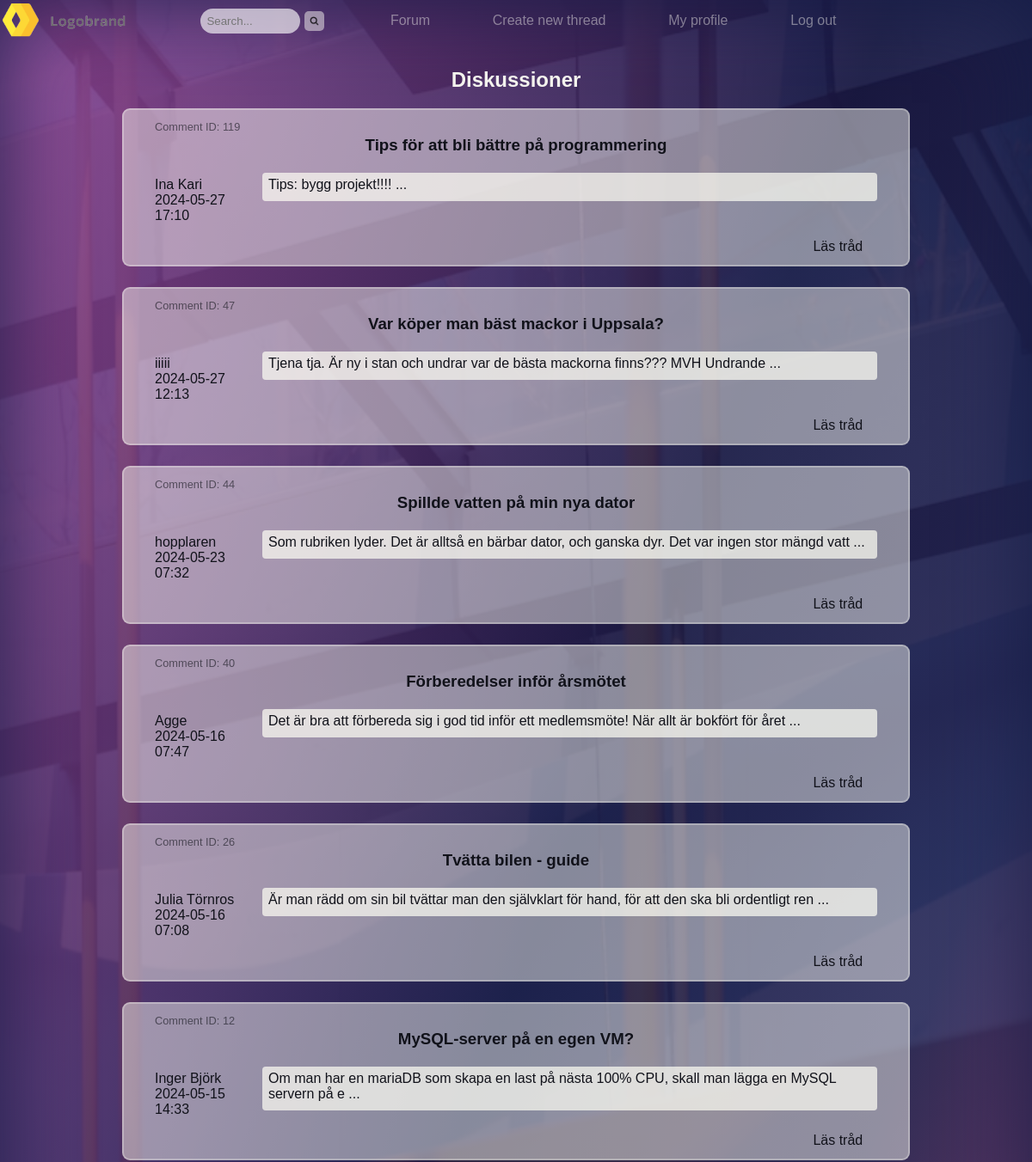
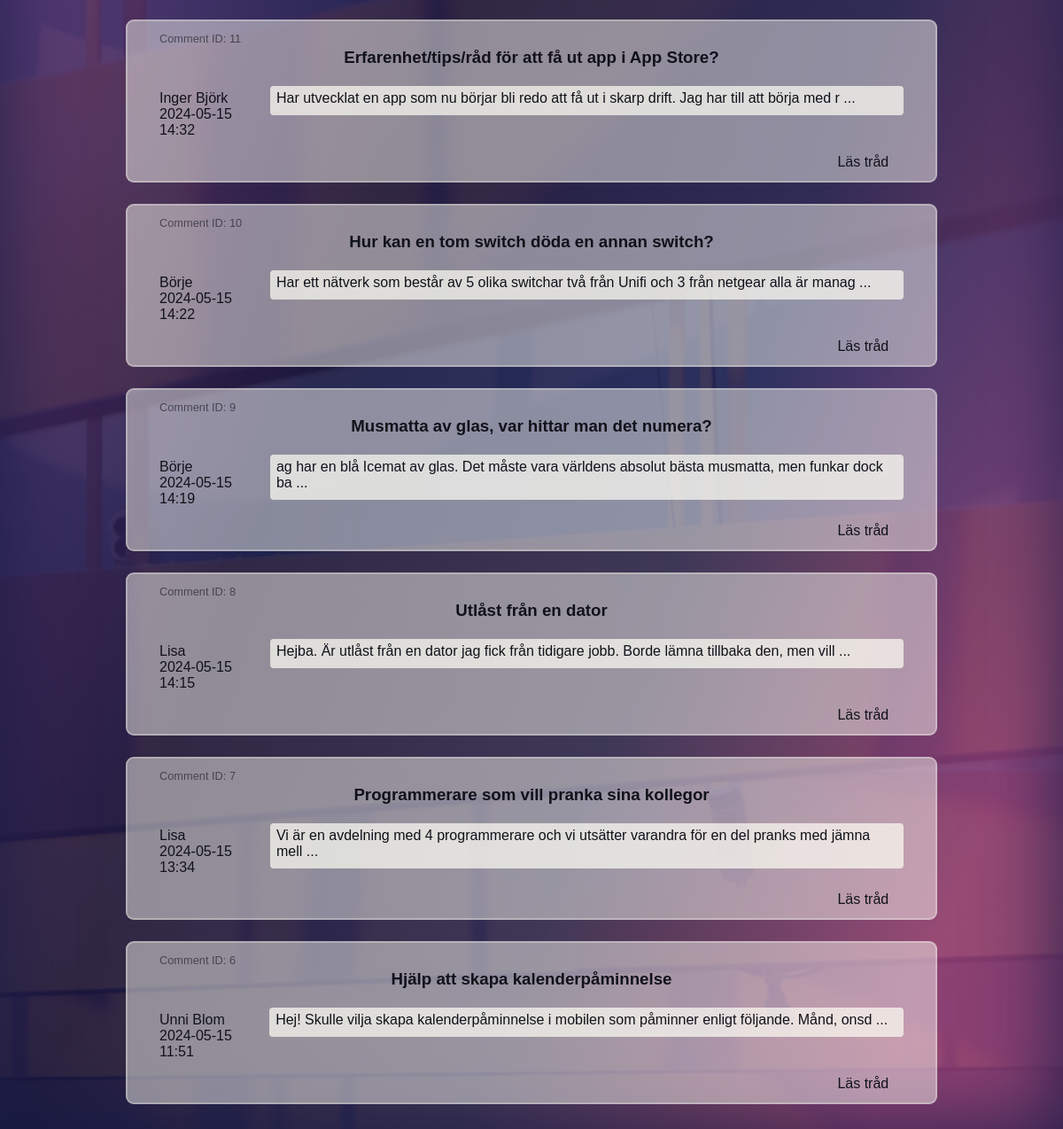
The page /forum/threads.php (signed in) on the database its author committed (2 pictures, top to bottom).
### tables this page shows
CREATE TABLE "comment" (
	"comment_id"	INTEGER,
	"user_id"	INTEGER NOT NULL,
	"is_thread_starter"	BOOL DEFAULT 0,
	"title"	TEXT,
	"comment"	TEXT NOT NULL,
	"time_stamp"	TEXT NOT NULL,
	"parent_comment_id"	INTEGER,
	"thread_comment_id"	INTEGER,
	FOREIGN KEY("parent_comment_id") REFERENCES "comment"("comment_id"),
	FOREIGN KEY("user_id") REFERENCES "user"("id"),
	PRIMARY KEY("comment_id" AUTOINCREMENT)
);

CREATE TABLE "user" (
	"email"	TEXT UNIQUE,
	"username"	TEXT,
	"pw"	TEXT,
	"id"	INTEGER,
	PRIMARY KEY("id" AUTOINCREMENT)
);

### forum/threads.php (the view, shortened to what this page needs)
<!DOCTYPE html>
<html lang="en">
<head>
      <link rel="stylesheet" href="../styles/style.css">
</head>
<body>
      <div class="grid-container">
            <?php
            include "../view/header.php";
            ?>
            <div class="main">
                  <div class="centered-content">
                        <h2>Diskussioner</h2>
                  </div>
                  <?php
                  if (isset($_SESSION["status"]) && $_SESSION["status"] == "active") {
                        $db = new SQLite3("../db/database.db");
                        $result = $db->query('SELECT * FROM comment JOIN user ON user.id = comment.user_id ORDER BY time_stamp DESC');
                        while ($row = $result->fetchArray()) {
                              if ($row['is_thread_starter'] == 1) {
                                    $id = $row['comment_id'];
                                    echo '<div class="thread">
                                                <a href="showthread.php?thread_comment_id=' . $id . '" class="thread-link">'
                                                .'<div class="comment-id">Comment ID: ' . $row['comment_id'] . '</div>'
                                          . '<div class="threadtitle"><h3>' . $row['title'] . '</h3></div>'
                                          . '<div class="authorandcomment">'
                                          . '<div class="author"><p>' . $row['username'] . "<br>" . $row['time_stamp'] . "</p></div>"
                                          . '<div class="comment">' . substr($row['comment'], 0, 100)
                                          . ' ... </div>'
                                          . '</div>
                                                      <div class="right-content"><p>Läs tråd</p></div>'
                                          . '</a>
                                          </div>';
                              }
                        }
                  } else {
                        header('Location: ' . '../index.php');
                  }
                  ?>
            </div>
      </div>
</body>
</html>

### view/header.php (shortened to what this page needs)
<?php
if (isset($_SESSION["status"]) && $_SESSION["status"] == "active") {
      echo '<div class="header">
      <a href="../index.php">
            <img src="../assets/placeholder-logo-7.png" alt="logo-image" id="logo">
      </a>
      <div id="menu">
            <form action="../forum/search-forum.php" method="get">
                  <input type="text" id="search-field" placeholder="Search..." name="search-input">
                  <input type="image" src="../assets/search-icon.png" alt="Search" id="search-icon">
            </form>';
            if ($_SERVER['REQUEST_URI'] == "/INDIVIDUELL%20UPPGIFT/forum/threads.php") {
                  echo '<p>Forum</p>
                  <a href="createthread.php">Create new thread</a>
                  <a href="../personalpage/myprofile.php">My profile</a>
                  <a href="../logoutscreen.php">Log out</a></div>
            </div>
            <div id="hamburger-menu" onclick="toggleMenu()">
                  <img src="../assets/hb-menu-icon.png">
                  <div class="menu-option"><p>Forum</p></div>
                  <div class="menu-option"><a href="createthread.php">Create new thread</a></div>
                  <div class="menu-option"><a href="../personalpage/myprofile.php">My profile</a></div>
                  <div class="menu-option"><a href="../logoutscreen.php">Log out</a></div></div>
            </div></div>';
            }
            else {
                  echo '<a href="../forum/threads.php">Forum</a>
                        <a href="../forum/createthread.php">Create new thread</a>
                        <a href="../personalpage/myprofile.php">My profile</a>
                        <a href="../logoutscreen.php">Log out</a></div>
                        <div id="hamburger-menu" onclick="toggleMenu()">
                              <img src="../assets/hb-menu-icon.png">
                              <div class="menu-option"><a href="../forum/threads.php">Forum</a></div>
                              <div class="menu-option"><a href="../forum/createthread.php">Create new thread</a></div>
                              <div class="menu-option"><a href="../personalpage/myprofile.php">My profile</a></div>
                              <div class="menu-option"><a href="../logoutscreen.php">Log out</a></div>
                        </div></div>';
            }
      }
?>

### styles/style.css (style rules this page uses)
body { background: linear-gradient(291deg, rgba(140, 62, 120, 0.9) 10%, rgba(41, 40, 87, 0.9) 31%, rgba(25, 23, 66, 0.9) 53%, rgba(143, 67, 145, 0.9) 98%), url("../assets/lines-bg.avif"); background-size: cover; background-position: center; background-repeat: no-repeat; min-height: 100vh; font-family: Verdana, Geneva, Tahoma, sans-serif; color: #F4F3EE; margin: 0; box-shadow: 0 0 100px rgba(19, 27, 68, 0.9) inset; }
h4, h3, h2 { text-align: center; }
a { color: rgba(255, 164, 29, 0.822); }
.grid-container { display: grid; grid-template-areas: 'header header header' 'main main main' 'footer footer footer'; gap: 10px; top: 0; left: 0; width: 100%; height: 100%; }
.main { grid-area: main; }
.centered-content { text-align: center; }
.thread { width: 70%; margin: auto; border: 2px solid rgba(255, 255, 246, 0.295); border-radius: 9px; padding: 1% 3%; background-color: rgba(255, 255, 246, 0.47); color: rgb(17, 18, 26); margin-bottom: 2%; }
.thread-link { text-decoration: none; color: rgb(17, 18, 26); }
.threadtitle>h3 { margin: 3px 0px 10px 0px }
.authorandcomment { display: flex; align-items: baseline; justify-content: flex-start; }
.author { margin-right: 20px; }
.comment { background-color: rgba(255, 255, 246, 0.7); width: 100%; padding: 5px 10px 10px 7px; border-radius: 4px; text-align: left; }
.comment-id { color: rgba(17, 18, 26, 0.589); font-size: 0.8em; }

### styles/header.css (style rules this page uses)
#logo { width: 150px; }
.header { grid-area: header; color: #F4F3EE; display: flex; justify-content: space-between; align-items: baseline; margin-right: 12%; }
.header>#menu { color: #F4F3EE; display: flex; justify-content: space-between; align-items: center; margin: auto; width: 70%; }
#menu>form { width: 20%; display: flex; align-items: center; justify-content: left; }
#search-field { width: 78%; }
#search-icon { width: 23px; padding: 6px; border-radius: 5px; margin-left: 5px; cursor: pointer; background-color: rgba(255, 255, 246, 0.47); }
.header>#menu>a { color: #f4f3ee75; text-decoration: none; }

### styles/forms.css (style rules this page uses)
form { opacity: 1; display: flex; justify-content: space-evenly; }
input { width: 100%; padding: 7px 7px; margin: 4px 0; border: none; background-color: rgb(254 254 254 / 64%); color: rgb(49 33 59); border-radius: 15px; box-sizing: border-box; }

### styles/buttons.css (style rules this page uses)
input, button { border: none; border-radius: 15px; }

### rows shown on the page
comment: comment_id "119", title "Tips för att bli bättre på programmering", user.username "Ina Kari", time_stamp "2024-05-27 17:10", comment "Tips: bygg projekt!!!!"
comment: comment_id "47", title "Var köper man bäst mackor i Uppsala?", user.username "iiiii", time_stamp "2024-05-27 12:13", comment "Tjena tja. Är ny i stan och undrar var de bästa mackorna finns??? MVH Undrande"
comment: comment_id "44", title "Spillde vatten på min nya dator", user.username "hopplaren", time_stamp "2024-05-23 07:32", comment "Som rubriken lyder. Det är alltså en bärbar dator, och ganska dyr. Det var ingen stor mängd vatt"
comment: comment_id "40", title "Förberedelser inför årsmötet", user.username "Agge", time_stamp "2024-05-16 07:47", comment "Det är bra att förbereda sig i god tid inför ett medlemsmöte! När allt är bokfört för året"
comment: comment_id "26", title "Tvätta bilen - guide", user.username "Julia Törnros", time_stamp "2024-05-16 07:08", comment "Är man rädd om sin bil tvättar man den självklart för hand, för att den ska bli ordentligt ren"
comment: comment_id "12", title "MySQL-server på en egen VM?", user.username "Inger Björk", time_stamp "2024-05-15 14:33", comment "Om man har en mariaDB som skapa en last på nästa 100% CPU, skall man lägga en MySQL servern på e"
comment: comment_id "11", title "Erfarenhet/tips/råd för att få ut app i App Store?", user.username "Inger Björk", time_stamp "2024-05-15 14:32", comment "Har utvecklat en app som nu börjar bli redo att få ut i skarp drift. Jag har till att börja med r"
comment: comment_id "10", title "Hur kan en tom switch döda en annan switch?", user.username "Börje", time_stamp "2024-05-15 14:22", comment "Har ett nätverk som består av 5 olika switchar två från Unifi och 3 från netgear alla är manag"
comment: comment_id "9", title "Musmatta av glas, var hittar man det numera?", user.username "Börje", time_stamp "2024-05-15 14:19", comment "ag har en blå Icemat av glas. Det måste vara världens absolut bästa musmatta, men funkar dock ba"
comment: comment_id "8", title "Utlåst från en dator", user.username "Lisa", time_stamp "2024-05-15 14:15", comment "Hejba. Är utlåst från en dator jag fick från tidigare jobb. Borde lämna tillbaka den, men vill"
comment: comment_id "7", title "Programmerare som vill pranka sina kollegor", user.username "Lisa", time_stamp "2024-05-15 13:34", comment "Vi är en avdelning med 4 programmerare och vi utsätter varandra för en del pranks med jämna mell"
comment: comment_id "6", title "Hjälp att skapa kalenderpåminnelse", user.username "Unni Blom", time_stamp "2024-05-15 11:51", comment "Hej! Skulle vilja skapa kalenderpåminnelse i mobilen som påminner enligt följande. Månd, onsd"
